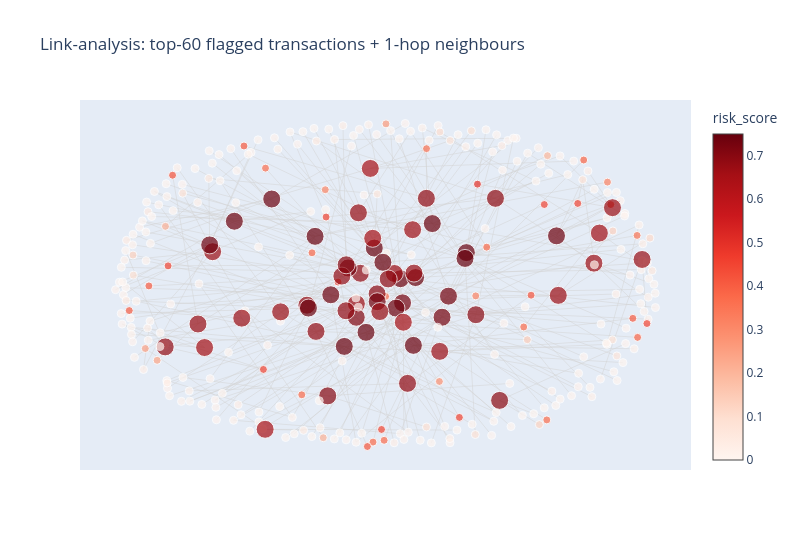

Notebook source saved alongside this figure:
### Code cell
top_nodes = set(features.nlargest(60, "risk_score")["txid"])
neighbourhood = set(top_nodes)
for n in top_nodes:
    neighbourhood.update(G.predecessors(n))
    neighbourhood.update(G.successors(n))

sub = G.subgraph(neighbourhood)
pos = nx.spring_layout(sub, seed=42, k=0.4)
risk_map = dict(zip(features.txid, features.risk_score))

edge_x, edge_y = [], []
for u, v in sub.edges():
    edge_x += [pos[u][0], pos[v][0], None]
    edge_y += [pos[u][1], pos[v][1], None]

node_x = [pos[n][0] for n in sub.nodes()]
node_y = [pos[n][1] for n in sub.nodes()]
node_color = [risk_map.get(n, 0) for n in sub.nodes()]
node_size = [18 if n in top_nodes else 8 for n in sub.nodes()]

fig3 = go.Figure()
fig3.add_trace(go.Scatter(x=edge_x, y=edge_y, mode="lines",
                           line=dict(width=0.5, color="lightgrey"), hoverinfo="none"))
fig3.add_trace(go.Scatter(x=node_x, y=node_y, mode="markers",
                           marker=dict(size=node_size, color=node_color, colorscale="Reds",
                                       showscale=True, colorbar=dict(title="risk_score")),
                           text=list(sub.nodes()), hoverinfo="text"))
fig3.update_layout(title="Link-analysis: top-60 flagged transactions + 1-hop neighbours",
                    height=550, width=800, showlegend=False,
                    xaxis=dict(visible=False), yaxis=dict(visible=False))
fig3.show()

### Figure 1 — Plotly figure (JSON) as saved in the notebook; plotly's stock layout.template omitted (floating-point values rounded to 4 significant figures; data arrays with more than 128 entries replaced by an {"elided": "..."} marker saying what was removed)
{"data": [{"hoverinfo": "none", "line": {"color": "lightgrey", "width": 0.5}, "mode": "lines", "type": "scatter", "x": {"elided": "918 float values"}, "y": {"elided": "918 float values"}}, {"hoverinfo": "text", "marker": {"color": {"elided": "336 float values"}, "colorbar": {"title": {"text": "risk_score"}}, "colorscale": [[0, "rgb(255,245,240)"], [0.125, "rgb(254,224,210)"], [0.25, "rgb(252,187,161)"], [0.375, "rgb(252,146,114)"], [0.5, "rgb(251,106,74)"], [0.625, "rgb(239,59,44)"], [0.75, "rgb(203,24,29)"], [0.875, "rgb(165,15,21)"], [1, "rgb(103,0,13)"]], "showscale": true, "size": {"elided": "336 int values"}}, "mode": "markers", "text": {"elided": "336 str values"}, "type": "scatter", "x": {"elided": "336 float values"}, "y": {"elided": "336 float values"}}], "layout": {"height": 550, "showlegend": false, "title": {"text": "Link-analysis: top-60 flagged transactions + 1-hop neighbours"}, "width": 800, "xaxis": {"visible": false}, "yaxis": {"visible": false}}}
